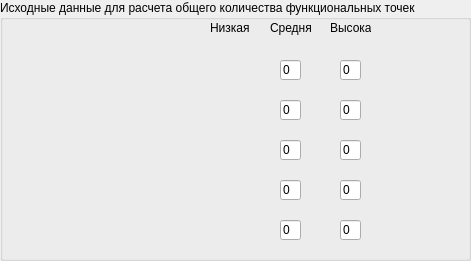
       <widget class="QGroupBox" name="groupBox">
        <property name="geometry">
         <rect>
          <x>640</x>
          <y>10</y>
          <width>471</width>
          <height>261</height>
         </rect>
        </property>
        <property name="title">
         <string>Исходные данные для расчета общего количества функциональных точек</string>
        </property>
        <widget class="QLabel" name="label_28">
         <property name="geometry">
          <rect>
           <x>210</x>
           <y>20</y>
           <width>41</width>
           <height>16</height>
          </rect>
         </property>
         <property name="text">
          <string>Низкая</string>
         </property>
        </widget>
        <widget class="QLineEdit" name="ILFEdit2">
         <property name="geometry">
          <rect>
           <x>280</x>
           <y>180</y>
           <width>21</width>
           <height>20</height>
          </rect>
         </property>
         <property name="text">
          <string>0</string>
         </property>
        </widget>
        <widget class="QLineEdit" name="EQEdit2">
         <property name="geometry">
          <rect>
           <x>280</x>
           <y>220</y>
           <width>21</width>
           <height>20</height>
          </rect>
         </property>
         <property name="text">
          <string>0</string>
         </property>
        </widget>
        <widget class="QLineEdit" name="EOEdit2">
         <property name="geometry">
          <rect>
           <x>280</x>
           <y>100</y>
           <width>21</width>
           <height>20</height>
          </rect>
         </property>
         <property name="text">
          <string>0</string>
         </property>
        </widget>
        <widget class="QLineEdit" name="EIFEdit2">
         <property name="geometry">
          <rect>
           <x>280</x>
           <y>140</y>
           <width>21</width>
           <height>20</height>
          </rect>
         </property>
         <property name="text">
          <string>0</string>
         </property>
        </widget>
        <widget class="QLineEdit" name="EIEdit2">
         <property name="geometry">
          <rect>
           <x>280</x>
           <y>60</y>
           <width>21</width>
           <height>20</height>
          </rect>
         </property>
         <property name="text">
          <string>0</string>
         </property>
        </widget>
        <widget class="QLineEdit" name="EIEdit3">
         <property name="geometry">
          <rect>
           <x>340</x>
           <y>60</y>
           <width>21</width>
           <height>20</height>
          </rect>
         </property>
         <property name="text">
          <string>0</string>
         </property>
        </widget>
        <widget class="QLineEdit" name="EIFEdit3">
         <property name="geometry">
          <rect>
           <x>340</x>
           <y>140</y>
           <width>21</width>
           <height>20</height>
          </rect>
         </property>
         <property name="text">
          <string>0</string>
         </property>
        </widget>
        <widget class="QLineEdit" name="EOEdit3">
         <property name="geometry">
          <rect>
           <x>340</x>
           <y>100</y>
           <width>21</width>
           <height>20</height>
          </rect>
         </property>
         <property name="text">
          <string>0</string>
         </property>
        </widget>
        <widget class="QLineEdit" name="EQEdit3">
         <property name="geometry">
          <rect>
           <x>340</x>
           <y>220</y>
           <width>21</width>
           <height>20</height>
          </rect>
         </property>
         <property name="text">
          <string>0</string>
         </property>
        </widget>
        <widget class="QLineEdit" name="ILFEdit3">
         <property name="geometry">
          <rect>
           <x>340</x>
           <y>180</y>
           <width>21</width>
           <height>20</height>
          </rect>
         </property>
         <property name="text">
          <string>0</string>
         </property>
        </widget>
        <widget class="QLabel" name="label_77">
         <property name="geometry">
          <rect>
           <x>270</x>
           <y>20</y>
           <width>41</width>
           <height>16</height>
          </rect>
         </property>
         <property name="text">
          <string>Средняя</string>
         </property>
        </widget>
        <widget class="QLabel" name="label_78">
         <property name="geometry">
          <rect>
           <x>330</x>
           <y>20</y>
           <width>41</width>
           <height>16</height>
          </rect>
         </property>
         <property name="text">
          <string>Высокая</string>
         </property>
        </widget>
       </widget>
